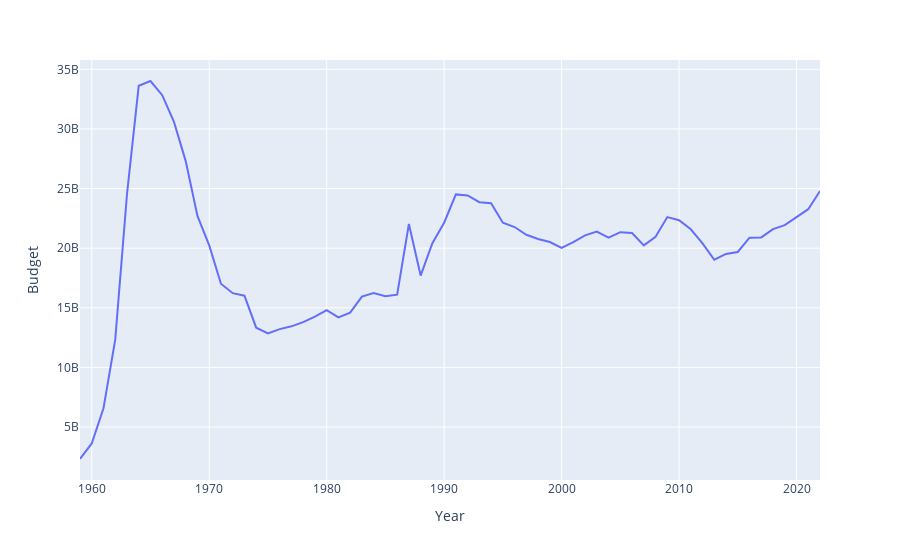

Write notebook code for a chart like this one.
### Code cell
import plotly.express as px
fig3 = px.line(
                budget, 
                x='Year',
                y='Budget')
fig3.show()
